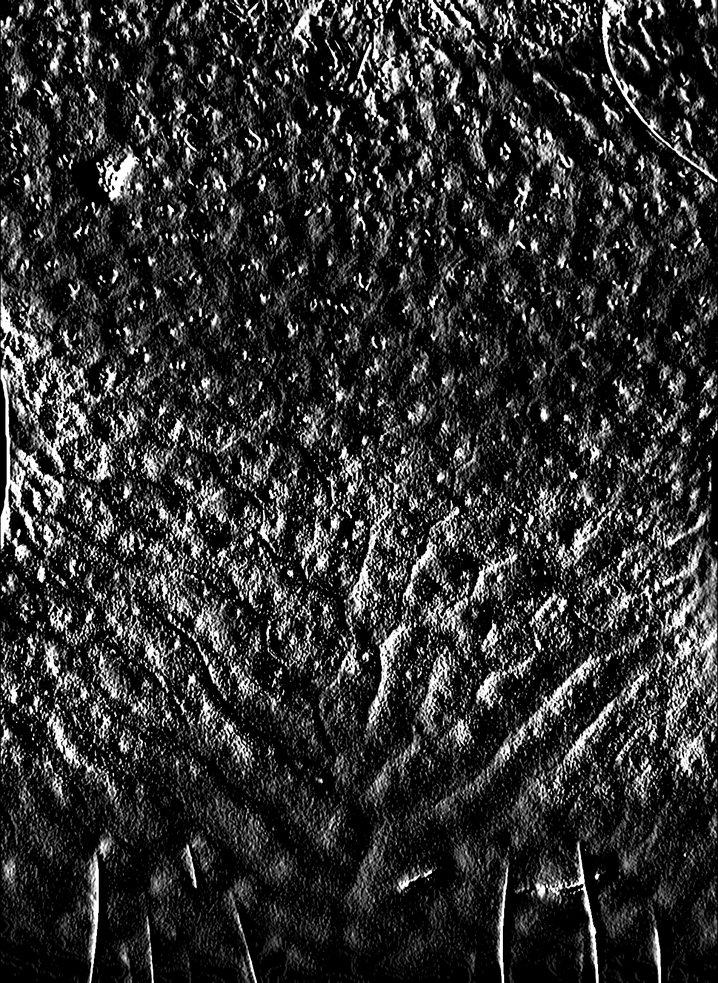
#> input picture intermediary/proc2_sobel.png, 718 x 983 px, shrunk from 1185 x 1623 before the run, found by its file name
$ python connects.py   (older library calls are emulated)
#> lines starting #> are read from the running program, lines starting #| are printed output that depends on the picture; after the words box and inside, x2 and y2 are one past the last pixel; in counts of white or black regions, pixels touching at a corner belong together

import numpy as np
import cv2

# Read the image of the cow's muzzle print
img_gray = cv2.imread('intermediary\\proc2_sobel.png', cv2.IMREAD_GRAYSCALE)
#> img_gray is the input picture: shape (983, 718); min 0, max 255, mean 47.5

# Perform connected component labeling to extract the individual ridge patterns
num_labels, labels, stats, centroids = cv2.connectedComponentsWithStats(img_gray, connectivity=8, ltype=cv2.CV_32S)
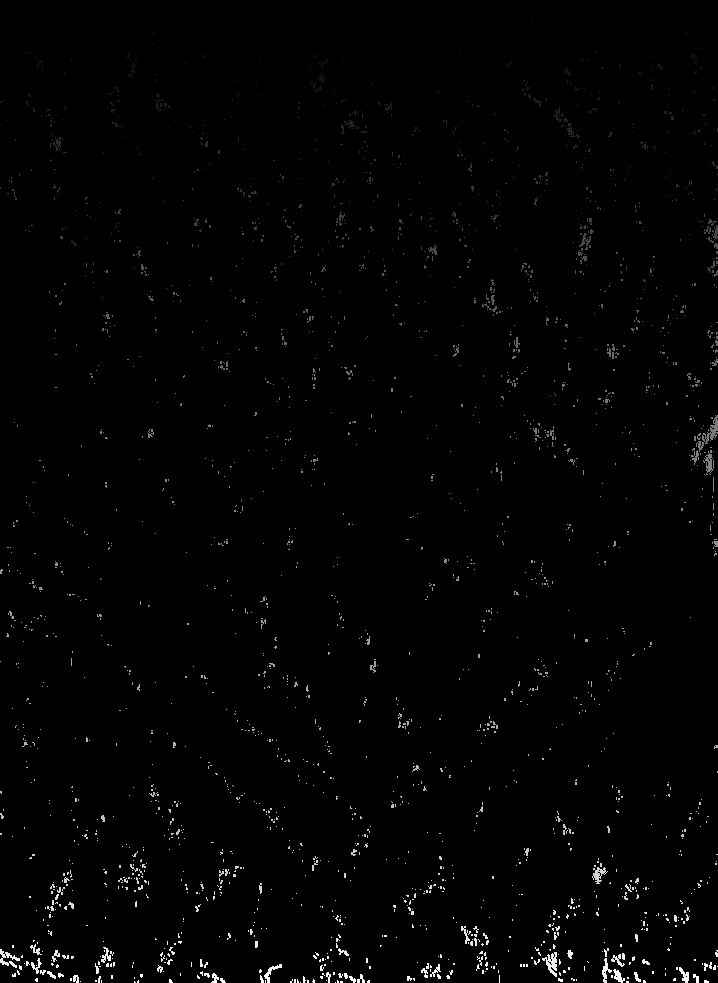
#> labels: shape (983, 718) int32; min 0, max 2637, mean 27.3; drawn with min black and max white
#> num_labels = 2638; stats = 2638 rows, first 6: [0, 0, 718, 983, 221163], [0, 0, 718, 983, 471144], [41, 0, 1, 1, 1], [43, 0, 3, 2, 5], [69, 0, 1, 4, 4], [67, 0, 7, 12, 40]; centroids = 2638 pairs, first value 0 to 717, second value 0 to 982
colors = [(214, 170, 50), (98, 141, 195), (168, 232, 86), (166, 226, 231), (234, 157, 87), (198, 57, 227), (208, 90, 246), (30, 215, 171)]

# Highlight the ridge patterns with different colors
img_out = np.zeros((img_gray.shape[0], img_gray.shape[1], 3), dtype=np.uint8)
for i in range(1, num_labels):
    mask = labels == i
    color = colors[i % len(colors)]
    img_out[mask] = color
#> this loop made 2637 passes
#> pass 1, `mask = labels == i`:
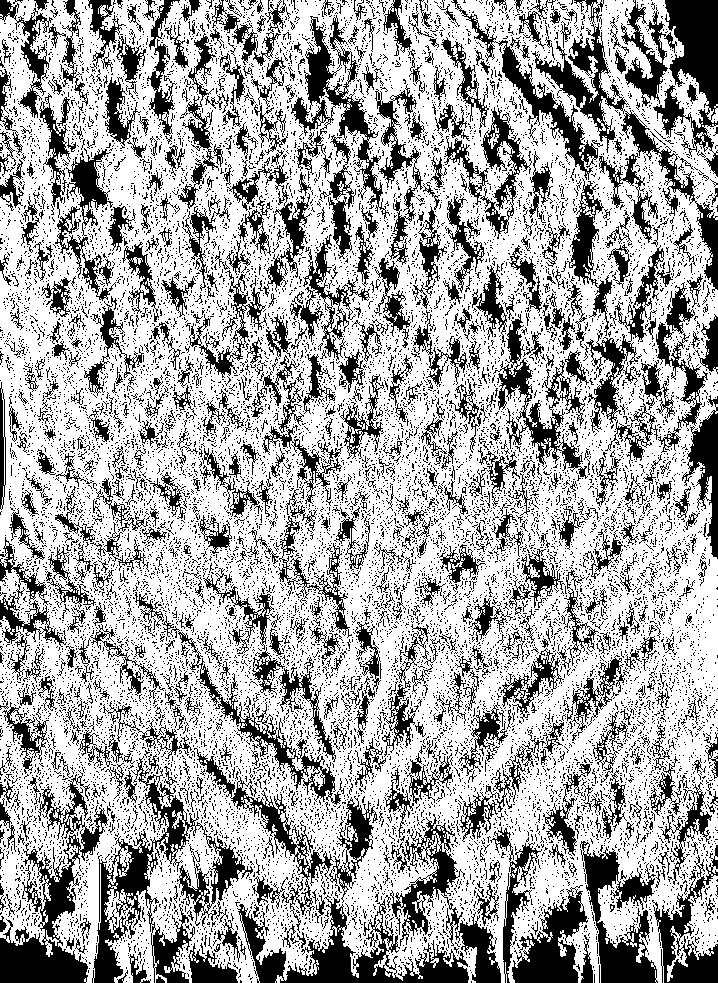
#> mask: shape (983, 718) bool; 66.8% white; 15784 black regions (15072 under 20 px), largest, box (x1, y1, x2, y2) and area: (92, 754, 253, 983) 8602, (0, 770, 109, 983) 6991, (237, 895, 469, 983) 6550
#> pass 2, `mask = labels == i`:
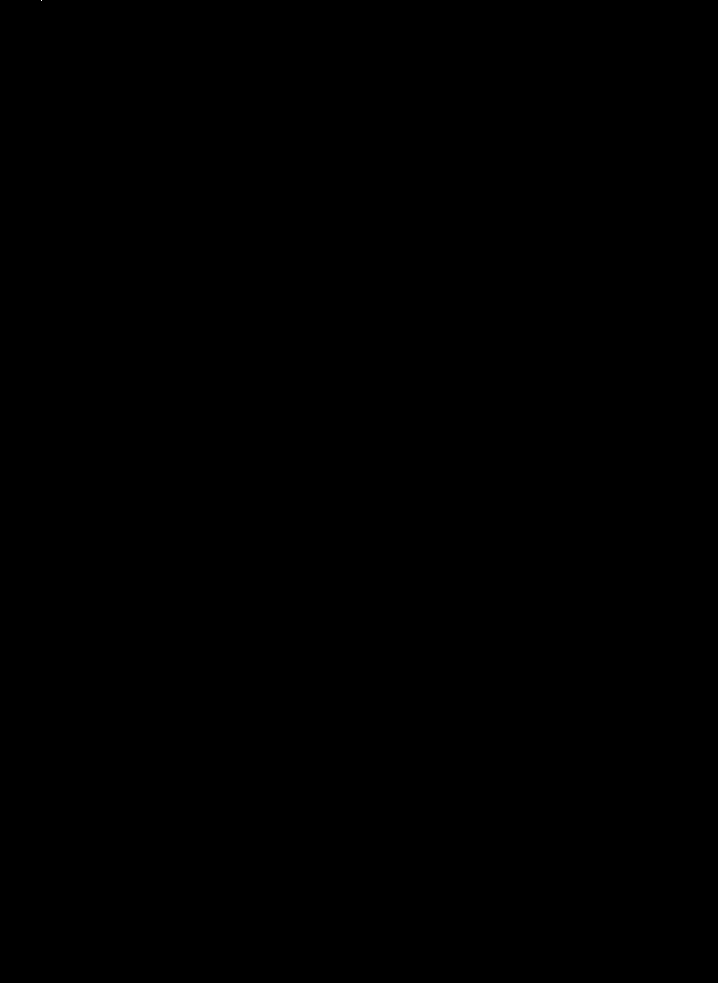
#> mask: shape (983, 718) bool; 0% white in thin lines or dots, all inside (x1, y1, x2, y2) = (41, 0, 42, 1)
#> after the loop:
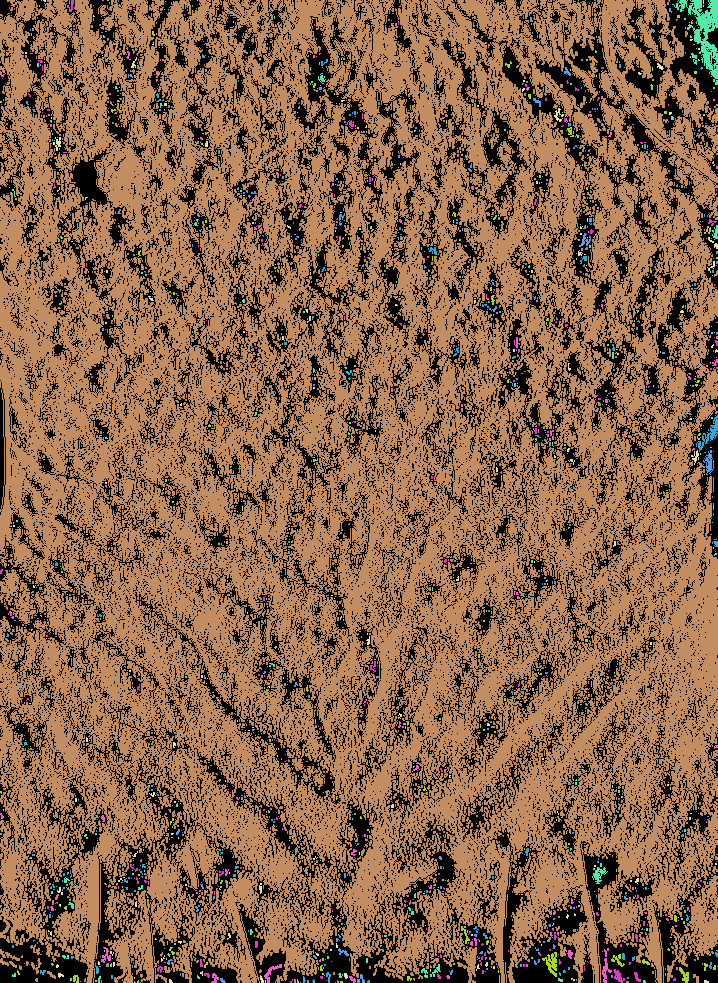
#> img_out: shape (983, 718, 3); mean of channels 0, 1, 2 68.5, 97.3, 133.1; drawn as B, G, R

# Display the results
cv2.imwrite('intermediary\\proc2_connected.png', img_out)

$ run again, with intermediary/sobel_otsu_reversed.png copied over intermediary/proc2_sobel.png
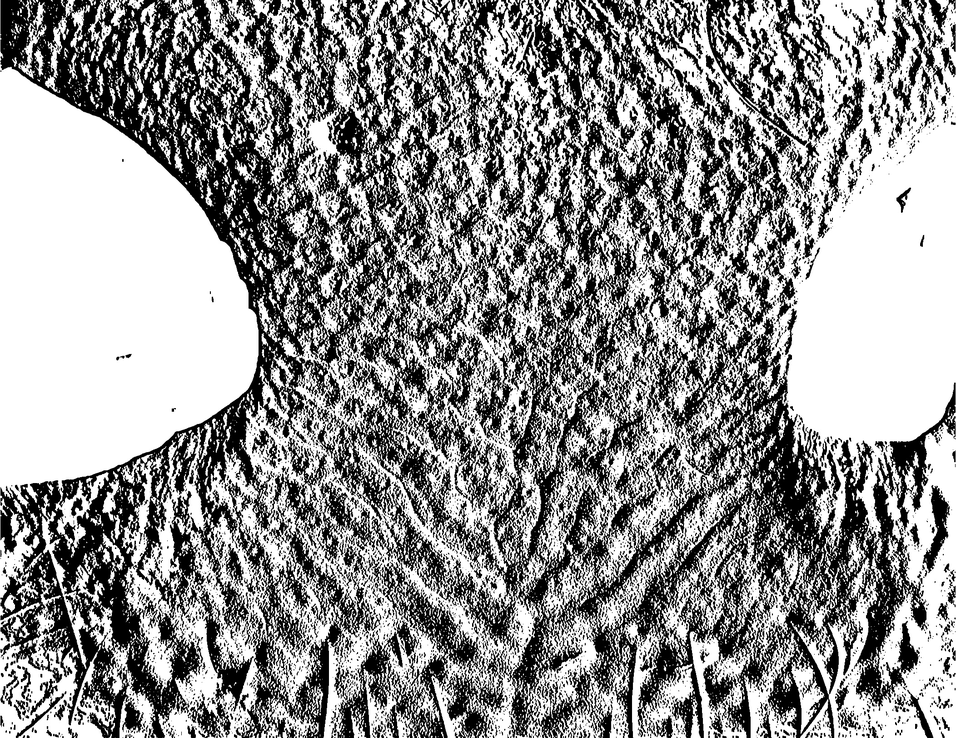
#> input picture intermediary/sobel_otsu_reversed.png, 956 x 738 px, shrunk from 2104 x 1624 before the run, found by its file name
#> img_gray is the input picture: shape (738, 956); min 0, max 255, mean 147.8
#> `num_labels, labels, stats, centroids = cv2.connectedComponentsWithStat..`:
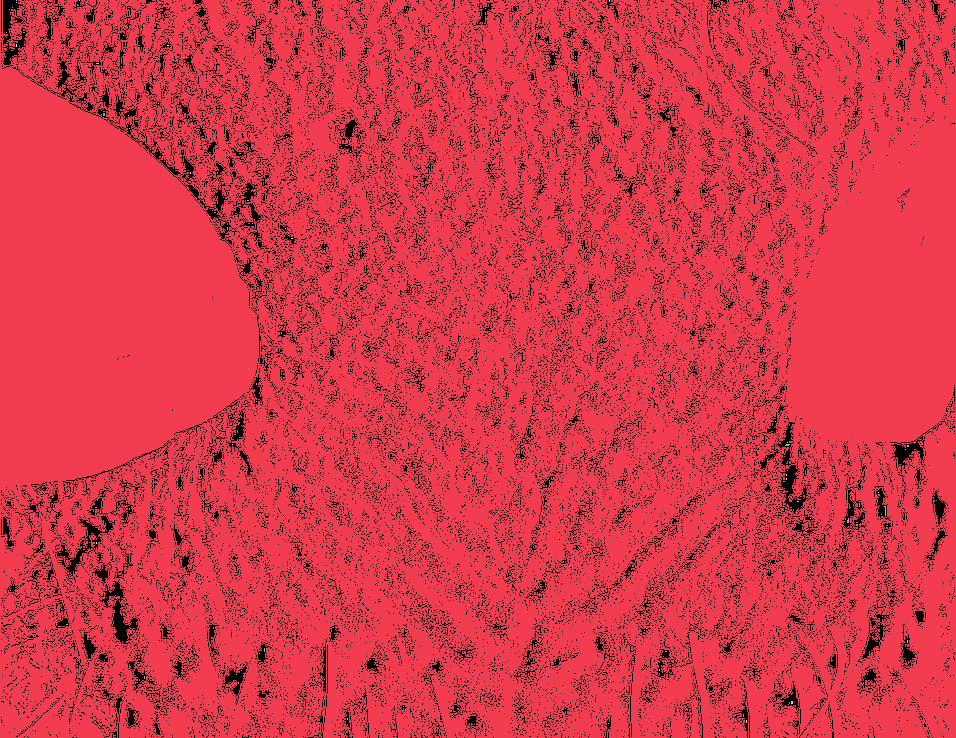
#> labels: shape (738, 956) int32; 150 distinct labels, from 0 to 149; one colour per label, 0 black
#> num_labels = 150; stats = 150 rows, first 6: [1, 0, 954, 738, 89225], [0, 0, 956, 738, 616022], [16, 0, 1, 1, 1], [79, 0, 1, 1, 1], [609, 0, 1, 2, 2], [16, 2, 1, 1, 1]; centroids = 150 pairs, first value 6 to 943, second value 0 to 723.5
#> after the loop `for i in range(1, num_labels):`:
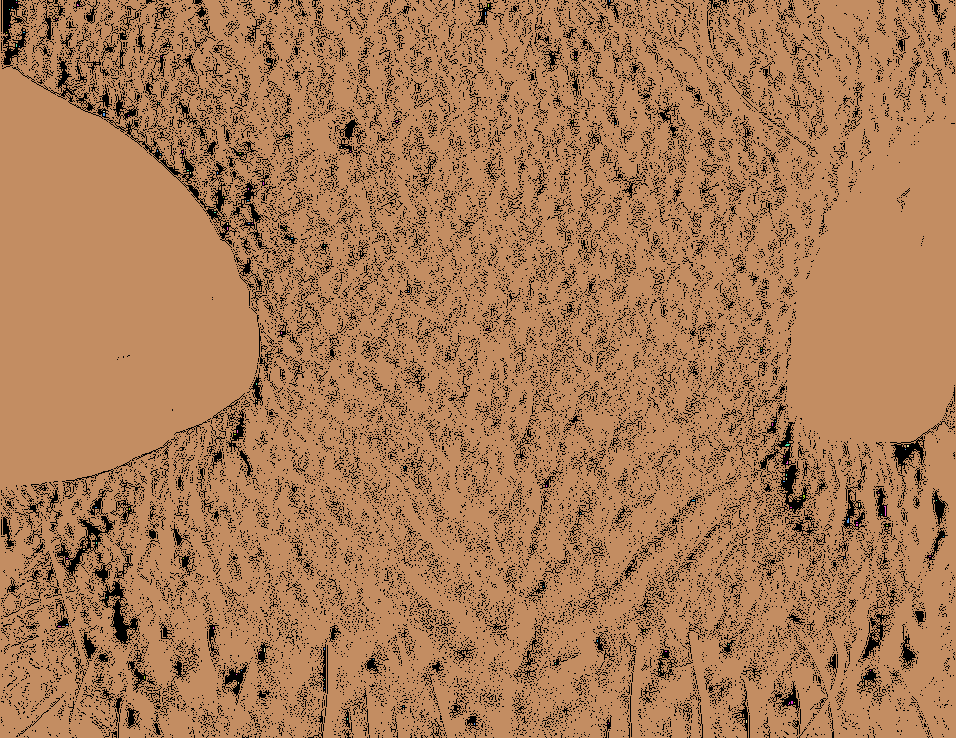
#> img_out: shape (738, 956, 3); mean of channels 0, 1, 2 85.6, 123.2, 170.3; drawn as B, G, R
